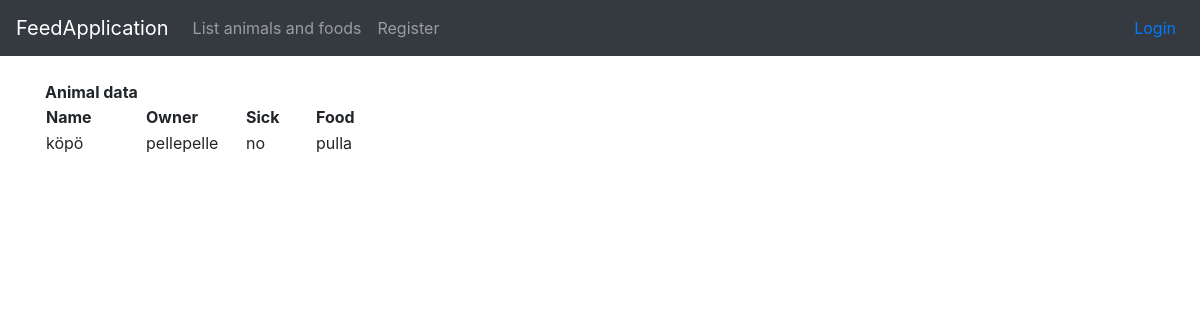
/animals/1/, run on the app's committed database.
### application/animals/models.py (models this page shows, shortened)
class Animal(Base):
    name = db.Column(db.String(144), nullable=False)
    account_id = db.Column(db.Integer, db.ForeignKey('account.id'),
                           nullable=False)
    user = db.relationship("User", backref='animal', lazy=True)
    foods = db.relationship("Food", secondary=animals_foods, back_populates='animals', lazy='dynamic')
    sick = db.Column(db.Boolean, nullable=False)

class Food(Base):
    name = db.Column(db.String(144), unique=True, nullable = False) #unique lisätty
    animals = db.relationship("Animal", secondary=animals_foods, back_populates='foods', lazy='dynamic')
    price = db.Column(db.Integer, nullable = True)
    @staticmethod
    def find_foods(animal_id):
        stmt = text("SELECT Food.name FROM Food"
        " LEFT JOIN animalsfoods ON animalsfoods.food_id = Food.id"
        " LEFT JOIN Animal ON Animal.id = animalsfoods.animal_id"
        " WHERE Animal.id = :animal_id"
        " GROUP BY Food.name").params(animal_id=animal_id)
        res = db.engine.execute(stmt)
        response = []
        for row in res:
            response.append({"name":row[0]})
        return response

### application/auth/models.py (models this page shows, shortened)
class User(Base):
    __tablename__ = "account"
    name = db.Column(db.String(144), nullable=False)
    username = db.Column(db.String(144), nullable=False)
    password = db.Column(db.String(144), nullable=False)
    animals = db.relationship("Animal", backref='account', lazy=True)

### application/animals/views.py (the view)
@app.route("/animals/<animal_id>/", methods=["GET"])
def animals_show_animal(animal_id):
    animal = Animal.query.get(animal_id)
    return render_template("animals/show.html", owner = User.query.get(animal.account_id),
        animal = Animal.query.get(animal_id), foods = Food.find_foods(animal_id), allfoods = Food.query.all())

### application/templates/animals/show.html (shortened to what this page needs)
{% extends "layout.html" %}
{% block body %}
<th><b>Animal data</b></th>
<table>
  <tr>
    <td style="width:100px"><b>Name</b></td>
    <td style="width:100px"><b>Owner</b></td>
    <td style="width:70px"><b>Sick</b></td>
    <td style="width:100px"><b>Food</b></td>
  </tr>
  <tr>
    <td>{{ animal.name }}</td>
    <td>{{ owner.name }}</td>
    {% if animal.sick == True %}
    <td>yes</td>
    {% else %}
    <td>no</td>
    {% endif %}
    {% for food in foods %}
    <td>{{ food.name }}</td><tr></tr><td></td><td></td><td></td>
    {% endfor %}
</table>
{% endblock %}

### data on the page
Animal: name "köpö"
User: name "pellepelle"
Food: name "pulla"
